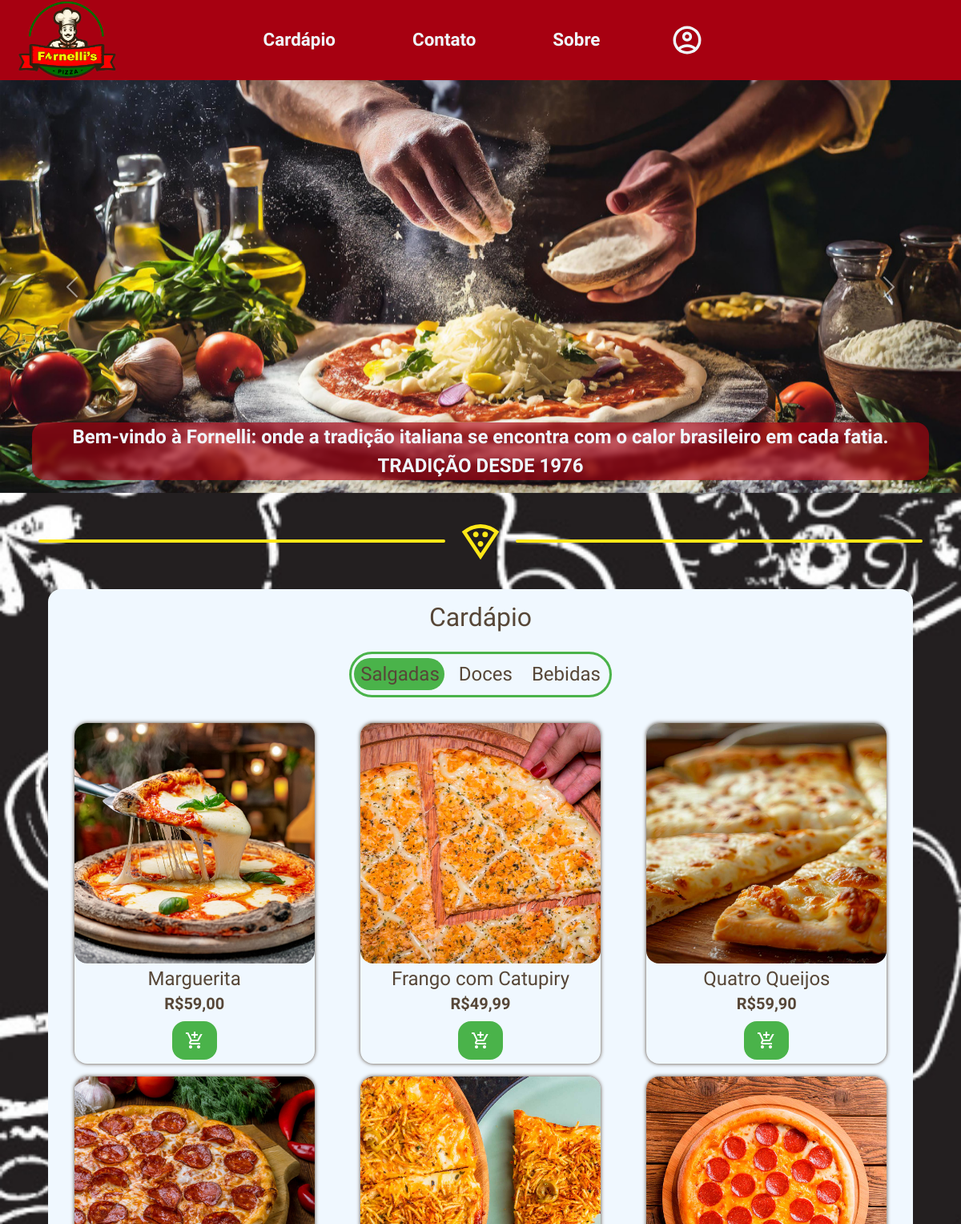
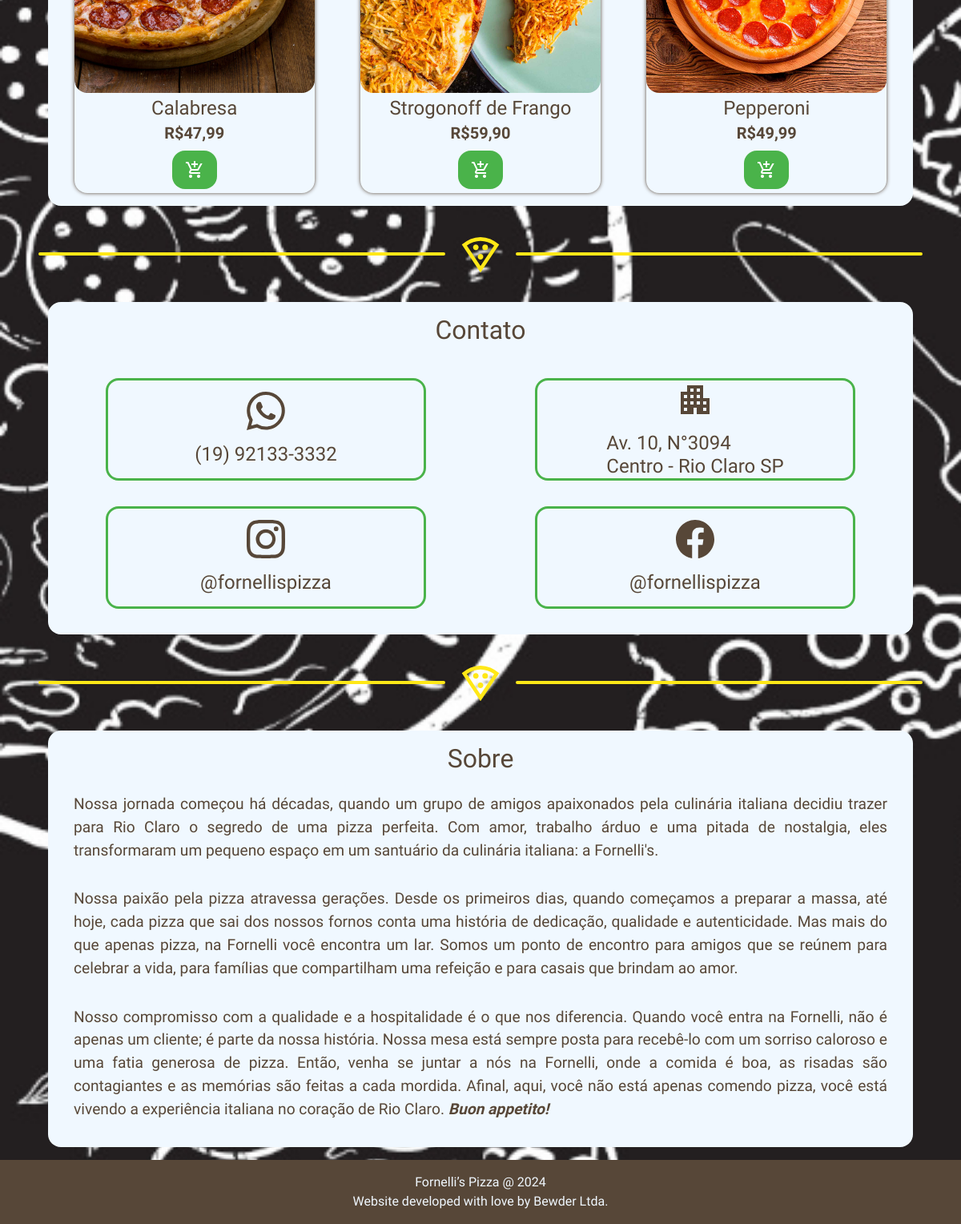
The page / on the database its author committed (2 pictures, top to bottom).
### tables this page shows
CREATE TABLE produtos(
    id INT AUTO_INCREMENT PRIMARY KEY,
    nome VARCHAR(255),
    categoria VARCHAR(255),
    descricao VARCHAR(255),
    imagem VARCHAR(255),
    preco DECIMAL(10,2)
);

### classes/conn.php (called while the page is built, shortened)
<?php
    Class Conn {
        private $servername = "127.0.0.1";
        private $username = "root";
        private $password = "";
        private $dbname = "fornellis";
        public function conectar() {
            $this->con = null;
            try {
                $this->con = new mysqli($this->servername, $this->username, $this->password, $this->dbname);
                $this->con->set_charset("utf8mb4");
            } catch (mysqli_sql_exception $e) {
                echo "Erro: {$e->getMessage()}";
            }
            return $this->con;
        }
    }

### classes/produto.php (called while the page is built, shortened)
<?php
    Class Produto {
        private $conn;
        public function __construct($conn) {
            $this->conn = $conn;
        }
        public function listProducts($category) {
            $select = "SELECT * FROM produtos WHERE categoria = '$category'";
            $stmt = $this->conn->prepare($select);
            if ($stmt->execute()) {
                $stmt = $stmt->get_result();
                return $stmt->fetch_all(MYSQLI_ASSOC);
            }
        }
    }

### index.php (the view, shortened to what this page needs)
<?php
    include_once "assets/header.php";
    include_once "classes/conn.php";
    $conn = new Conn();
?>
    <div id="carousel" class="carousel slide carousel-css" data-bs-ride="carousel">
        <div class="carousel-inner carousel-inner-css">
            <div class="carousel-text">
                <div class="texts">
                    <p>Bem-vindo à Fornelli: onde a tradição italiana se encontra com o calor brasileiro em cada fatia.</p>
                    <p>TRADIÇÃO DESDE 1976</p>
                </div>
            </div>
            <div class="carousel-item active" data-bs-interval="10000">
                <img src="imgs/carrosel/img1-carrosel.jpg" class="d-block w-100" alt="...">
            </div>
        </div>
        <button class="carousel-control-prev" type="button" data-bs-target="#carousel" data-bs-slide="prev">
          <span class="carousel-control-prev-icon" aria-hidden="true"></span>
        </button>
        <button class="carousel-control-next" type="button" data-bs-target="#carousel" data-bs-slide="next">
          <span class="carousel-control-next-icon" aria-hidden="true"></span>
        </button>
      </div>
    <div id="menu-section" class="div-line">
        <hr><img src="imgs/icones/pizza-icon.svg" alt=""><hr>
    </div>
    <section id="menu" class="box" data-aos="fade-up" data-aos-offset="150">
        <h2>Cardápio</h2>
        <div class="menu-nav">
            <h4 id="Salgadas" class="menu-nav-btns">Salgadas</h4>
            <h4 id="Doces" class="menu-nav-btns">Doces</h4>
            <h4 id="Bebidas" class="menu-nav-btns">Bebidas</h4>
            <span id="placeholder"></span>
        </div>
        <div id="menu-cards-box">
            <div id="salty-menu" class="row justify-content-center">
                <?php
                    $produto = new Produto($conn->conectar());
                    foreach ($produto->listProducts("salgada") as $row) {
                        echo "
                            <div class='col-xl-4 col-md-6'>
                                <div class='menu-card'>
                                    <img class='img-fluid' src='" . $row["imagem"] . "'>
                                    <h4>" . $row["nome"] . "</h4>
                                    <h5>R$" . str_replace('.', ',', $row["preco"]) . "</h5>
                                    <form style='z-index: 1;' action='index.php'method='post'>
                                        <button class='addToCartBtn' type='submit' name='product' value='" . $row["id"] . "'><img src='imgs/icones/addProduct.svg'></button>
                                    </form>
                                    <div class='item-descriptor'><p>" . $row["descricao"] . "</p></div>
                                </div>
                            </div>";
                    }
                ?>
            </div>
        </div>
    </section>
    <div id="contact-section" class="div-line">
        <hr><img src="imgs/icones/pizza-icon.svg" alt=""><hr>
    </div>
    <section id="contact" class="box" data-aos="fade-up" data-aos-offset="150">
        <h2>Contato</h2>
        <div class="row">
            <div class="col-lg-6 col-md-12">
                <div class="contact-item box">
                    <img src="imgs/icones/wpp.svg" alt="">
                    <h4>(19) 92133-3332</h4>
                </div>
            </div>
            <div class="col-lg-6 col-md-12">
                <div class="contact-item box">
                    <img src="imgs/icones/endr.svg" alt="">
                    <h4>Av. 10, N°3094<br>Centro - Rio Claro SP</h4>
                </div>
            </div>
            <div class="col-lg-6 col-md-12 ctt-link">
                <a href="https://www.instagram.com/" target="_blank" >
                    <div class="contact-item box">
                        <img src="imgs/icones/ig.svg" alt="">
                        <h4>@fornellispizza</h4>
                    </div>
                </a>
            </div>
            <div class="col-lg-6 col-md-12 ctt-link">
                <a href="https://www.facebook.com/?locale=pt_BR" target="_blank" >
                    <div class="contact-item box">
                        <img src="imgs/icones/fcbk.svg" alt="">
                        <h4>@fornellispizza</h4>
                    </div>
                </a>
            </div>
        </div>
    </section>
    <div id="about-section" class="div-line">
        <hr><img src="imgs/icones/pizza-icon.svg" alt=""><hr>
    </div>
    <section id="about" class="box" data-aos="fade-up" data-aos-offset="150">
        <h2>Sobre</h2>
        <p>Nossa jornada começou há décadas, quando um grupo de amigos apaixonados pela culinária italiana decidiu trazer para Rio Claro o segredo de uma pizza perfeita. Com amor, trabalho árduo e uma pitada de nostalgia, eles transformaram um pequeno espaço em um santuário da culinária italiana: a Fornelli's.</p>
        <p>Nossa paixão pela pizza atravessa gerações. Desde os primeiros dias, quando começamos a preparar a massa, até hoje, cada pizza que sai dos nossos fornos conta uma história de dedicação, qualidade e autenticidade. Mas mais do que apenas pizza, na Fornelli você encontra um lar. Somos um ponto de encontro para amigos que se reúnem para celebrar a vida, para famílias que compartilham uma refeição e para casais que brindam ao amor.</p>
        <p>Nosso compromisso com a qualidade e a hospitalidade é o que nos diferencia. Quando você entra na Fornelli, não é apenas um cliente; é parte da nossa história. Nossa mesa está sempre posta para recebê-lo com um sorriso caloroso e uma fatia generosa de pizza. Então, venha se juntar a nós na Fornelli, onde a comida é boa, as risadas são contagiantes e as memórias são feitas a cada mordida. Afinal, aqui, você não está apenas comendo pizza, você está vivendo a experiência italiana no coração de Rio Claro. <strong><em>Buon appetito!</em></strong></p>
    </section>
<?php include "assets/footer.php"; ?>

### assets/header.php (shortened to what this page needs)
<?php
    include "classes/produto.php";
?>
<!DOCTYPE html>
<html lang="pt-br">
<head>
    <link href="https://cdn.jsdelivr.net/npm/bootstrap@5.3.3/dist/css/bootstrap.min.css" rel="stylesheet">
    <link href="https://unpkg.com/aos@2.3.1/dist/aos.css" rel="stylesheet">
    <link rel="stylesheet" href="styles/index.css">
</head>
<body>
    <nav class="navbar navbar-expand-lg nav-css">
        <a href="index.php#top" id="logo"><img id="logo-img" src="imgs/logo-fornelli's.png" alt="Logo"></a>
        <div class="collapse navbar-collapse justify-content-center" id="navbarSupportedContent">
            <ul class="navbar-nav navbar-css">
                <li class="nav-item m-auto nav-item-css">
                    <a class="nav-link nav-link-css" href="index.php#menu-section">Cardápio</a>
                </li>
                <li class="nav-item m-auto nav-item-css">
                    <a class="nav-link nav-link-css" href="index.php#contact-section">Contato</a>
                </li>
                <li class="nav-item m-auto nav-item-css">
                    <a class="nav-link nav-link-css" href="index.php#about-section">Sobre</a>
                </li>
                <li class="m-auto" id="user-icon-item">
                    <img class="nav-item-css" id="user-icon" src="imgs/icones/user.svg" alt="">
                </li>
            </ul>
        </div>
    </nav>

### assets/footer.php (shortened to what this page needs)
<footer>Fornelli’s Pizza @ 2024<br>Website developed with love by Bewder Ltda.</footer>
</body>
</html>

### styles/index.css (style rules this page uses)
:root { --f1: "Courgette", arial; --f2: "Plus Jakarta Sans", sans-serif; --c1: #a70011; --c2: #4ab34a; --c3: #f0f8ff; --c4: #574738; --c5: #ffe817; --c6: #b30012d9; --ts: 0 0 3px black, 0 0 3px black; --blur: 3px; }
@media only screen and (min-width : 0) { .carousel-text { display: none; } }
@media only screen and (min-width : 0) { #contact h4 { font-size: 1rem; } }
@media only screen and (min-width : 0) { .div-line { scroll-margin-top: 13rem; } }
@media only screen and (min-width : 576px) { #contact h4 { font-size: 1.5rem; } }
@media only screen and (min-width : 1160px) { .carousel-text { display: flex; } }
@media only screen and (min-width : 1160px) { .div-line { scroll-margin-top: 1rem; } }
@media only screen and (min-width : 1160px) { .nav-css, .texts, #scroll-up-btn { backdrop-filter: blur(var(--blur)); } }
body { font-family: var(--f1); color: var(--c4); background-image: url(../imgs/fundoPizza.jpg); background-size: cover; background-attachment: fixed; background-position: center; }
h4, h5 { margin: 0; }
a { text-decoration: none; }
.nav-css { position: sticky; top: 0; background-color: var(--c1); z-index: 2; transition: 1s; }
#logo { position: relative; left: 2rem; margin: 0 -6.5rem 0 0; scale: 1.2; animation: shake 5s alternate infinite ease-in-out; }
#logo-img { width: 6.5rem; }
.navbar-css { column-gap: 5rem; }
.nav-item-css { cursor: pointer; transition-duration: .3s; }
.nav-link-css { font-size: 1.4rem; color: var(--c3); font-weight: 600; cursor: pointer; }
.carousel-inner-css { font-family: var(--f2); }
.carousel-control-prev, .carousel-control-next { z-index: 0; }
.box { position: relative; display: flex; justify-content: center; align-items: center; flex-direction: column; gap: 1rem; width: 90vw; max-width: 80rem; margin: 1rem auto; padding: 1rem; text-align: center; border-radius: 1rem; background-color: var(--c3); }
#menu { display: flex; flex-direction: column; align-items: center; min-height: 64rem; }
#placeholder { position: absolute; right: 64%; width: 35%; height: 2.5rem; border-radius: 2rem; background-color: var(--c2); transition-duration: .3s; }
.addToCartBtn { margin: .3rem; padding: .2rem 1rem; border: none; border-radius: 1rem; background-color: var(--c2); transition: .3s; }
.ctt-link { transition: .3s; }
footer { display: flex; justify-content: center; align-items: center; height: 5rem; text-align: center; background-color: var(--c4); color: var(--c3); }
button { border: none; border-radius: 1rem; padding: .5rem; transition: .3s; }

### rows shown on the page
produtos: imagem (picture), nome "Marguerita", preco "59,00", $row["id"] 1 (drawn)
produtos: imagem (picture), nome "Frango com Catupiry", preco "49,99", $row["id"] 2 (drawn)
produtos: imagem (picture), nome "Quatro Queijos", preco "59,90", $row["id"] 3 (drawn)
produtos: imagem (picture), nome "Calabresa", preco "47,99", $row["id"] 4 (drawn)
produtos: imagem (picture), nome "Strogonoff de Frango", preco "59,90", $row["id"] 5 (drawn)
produtos: imagem (picture), nome "Pepperoni", preco "49,99", $row["id"] 6 (drawn)
